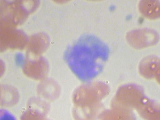
#> input picture MODUL-7/MONOCYTE.png, 160 x 120 px
$ jupyter execute --allow-errors 'Modul 7 (Morfologi Citra).ipynb'
#> lines starting #> are read from the running program, lines starting #| are printed output that depends on the picture
[cell 1]
# Melakukan import library
import cv2
import matplotlib.pyplot as plt
import numpy as np

[cell 2]
# Melakukan import gambar
def impor(gambar):
#> called with gambar = 'MONOCYTE.png'
    gbr = cv2.imread(gambar)
#> gbr is the input picture: shape (120, 160, 3); mean B, G, R 181.3, 179.2, 192.5
    rgb = cv2.cvtColor(gbr, cv2.COLOR_BGR2RGB)
    return rgb

[cell 3]
# Mendefinisikan dataset
dataset = np.array(["MONOCYTE.png",
                    "LYMPHOCYTE.png",
                    "EOSINOPHIL.png",
                    "BASOPHIL.png",
                    "NEUTROPHIL.png"])
datasets = np.array(["M.png","L.png","E.png","B.png","N.png"])

[cell 4]
# Menampilkan citra semula
def plot(isiPlot, pil=2):
    plt.figure(figsize=(15,15))
    for i in range(len(dataset)):
        plt.subplot(1,len(dataset),i+1)
        plt.title(dataset[i][:-4])
        if pil == 1:
            plt.imshow(impor(isiPlot[i]))
        else:
            plt.imshow(isiPlot[i], cmap="gray")

plot(dataset, 1)
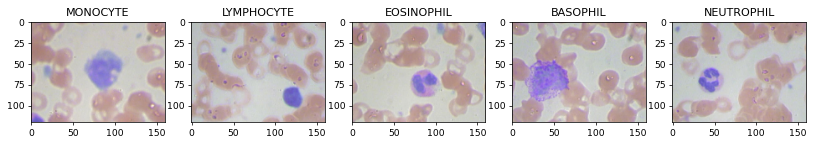
#> figure drawn by matplotlib, 5 panels
